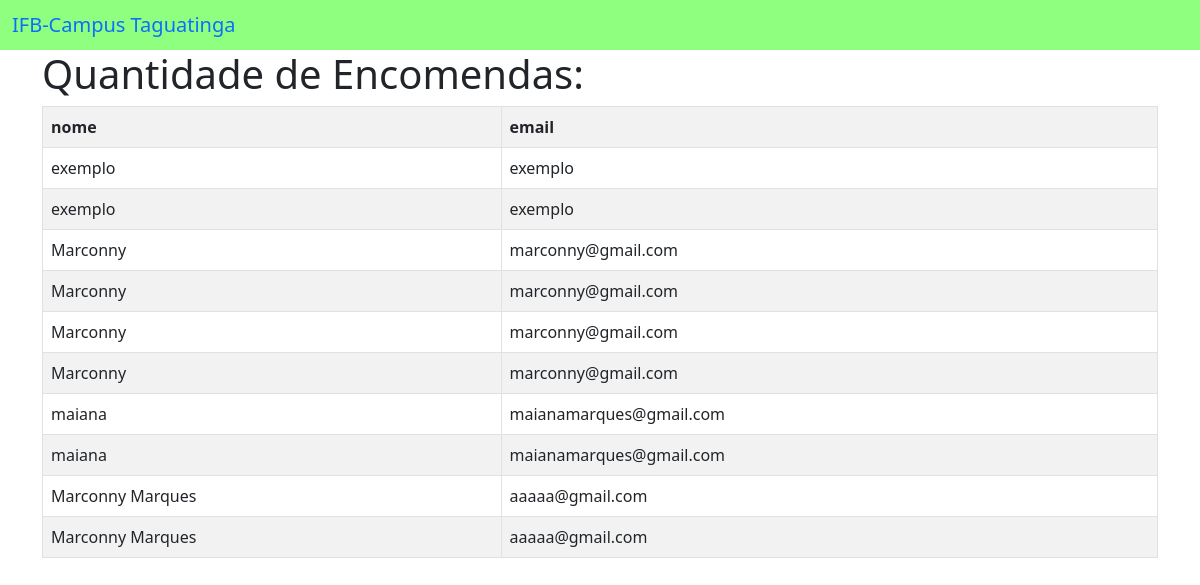
Screenshot of /usuarios/ with the database file from the repository.
### app_projeto_almoco/models.py (models this page shows)
class Usuario(models.Model):
    id_usuario = models.AutoField(primary_key= True)
    nome_usuario = models.TextField(max_length=255)
    email_usuario = models.TextField(max_length=255)

### app_projeto_almoco/views.py (the view)
# urls.py: path('usuarios/',views.usuarios,name='quantidade_encomendas')
def usuarios(request):
    if request.method == 'POST':
        novo_usuario = Usuario()
        novo_usuario.nome_usuario = request.POST.get('nome_usuario')
        novo_usuario.email_usuario = request.POST.get('email_usuario')
        novo_usuario.save()
    usuarios_list = {
        'usuarios': Usuario.objects.all()
    }
    return render(request,'usuarios/usuarios.html',usuarios_list)

### app_projeto_almoco/templates/usuarios/usuarios.html
{% extends 'usuarios/base.html' %}
{% block conteudo %}
<div class="container">
    <h1>Quantidade de Encomendas:</h1>
    <table class="table table-bordered table-striped">
        <tr>
            <th>nome</th>
            <th>email</th>
        </tr>
        {% for usuario in usuarios %}
        <tr>
            <td>{{usuario.nome_usuario}}</td>
            <td>{{usuario.email_usuario}}</td>
        </tr>
        {% endfor %}
    </table>
</div>
{% endblock %}

### app_projeto_almoco/templates/usuarios/base.html (shortened to what this page needs)
<!doctype html>
<html lang="en">
  <head>
    <link href="https://cdn.jsdelivr.net/npm/bootstrap@5.0.2/dist/css/bootstrap.min.css" rel="stylesheet">
  </head>
  <body>
    <nav style="background-color: rgb(142, 255, 127) !important;" class="navbar navbar-light bg-light">
        <div class="container-fluid">
    <span class="navbar-brand mb-0 h1"> <a style="text-decoration: none;" href="{% url 'home' %}">IFB-Campus Taguatinga</a></span>
        </div>
    </nav>
    {% block conteudo %}
    {% endblock %}
  </body>
</html>

### rows the page displays
Usuario: nome_usuario "exemplo", email_usuario "exemplo"
Usuario: nome_usuario "exemplo", email_usuario "exemplo"
Usuario: nome_usuario "Marconny", email_usuario "marconny@gmail.com"
Usuario: nome_usuario "Marconny", email_usuario "marconny@gmail.com"
Usuario: nome_usuario "Marconny", email_usuario "marconny@gmail.com"
Usuario: nome_usuario "Marconny", email_usuario "marconny@gmail.com"
Usuario: nome_usuario "maiana", email_usuario "maianamarques@gmail.com"
Usuario: nome_usuario "maiana", email_usuario "maianamarques@gmail.com"
Usuario: nome_usuario "Marconny Marques", email_usuario "aaaaa@gmail.com"
Usuario: nome_usuario "Marconny Marques", email_usuario "aaaaa@gmail.com"
